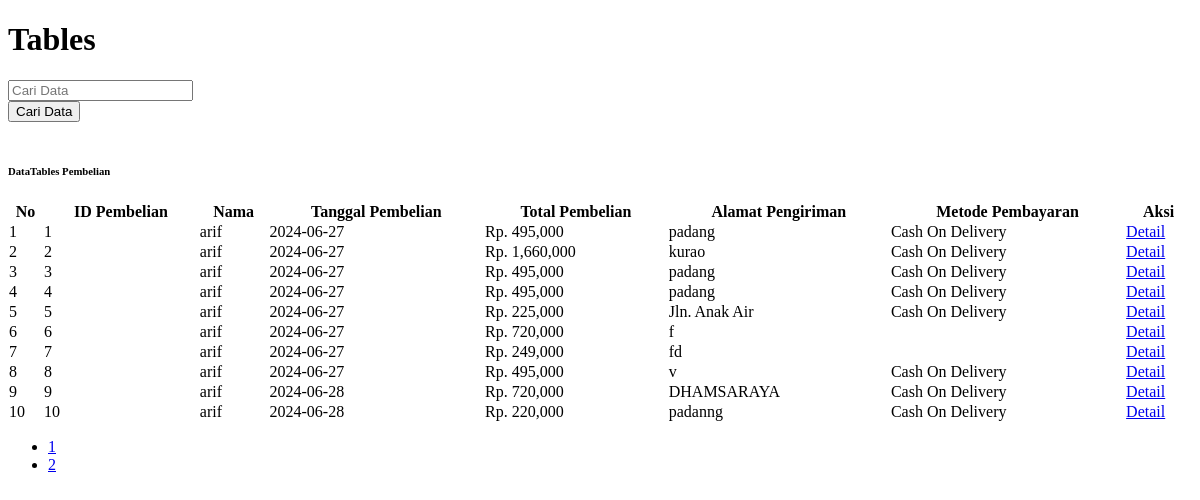
Page /admin/pembelian.php on the committed database.
### tables this page shows
CREATE TABLE `pembelian` (
  `id_pembelian` int(11) NOT NULL,
  `username` varchar(11) DEFAULT NULL,
  `tanggal_pembelian` date DEFAULT NULL,
  `total_pembelian` decimal(10,2) DEFAULT NULL,
  `alamat_pengiriman` text DEFAULT NULL,
  `pembayaran` varchar(50) NOT NULL
);

### admin/pembelian.php (the view, shortened to what this page needs)
<?php
$koneksi = new mysqli("localhost", "root", "", "gym");
$keyword = isset($_GET['keyword']) ? $_GET['keyword'] : '';
$page = isset($_GET['halaman_pagination']) ? (int)$_GET['halaman_pagination'] : 1;
$data_per_halaman = 10;
$mulai = ($page > 1) ? ($page * $data_per_halaman) - $data_per_halaman : 0;
if (!empty($keyword)) {
    $query = "SELECT * FROM pembelian WHERE username LIKE '%$keyword%' LIMIT $mulai, $data_per_halaman";
    $result_count = $koneksi->query("SELECT COUNT(*) AS total FROM pembelian WHERE username LIKE '%$keyword%'");
} else {
    $query = "SELECT * FROM pembelian LIMIT $mulai, $data_per_halaman";
    $result_count = $koneksi->query("SELECT COUNT(*) AS total FROM pembelian");
}
$result = $koneksi->query($query);
$total_data = $result_count->fetch_assoc()['total'];
$total_halaman = ceil($total_data / $data_per_halaman);
?>
<!DOCTYPE html>
<html>
<head>
    <link rel="stylesheet" href="https://cdn.datatables.net/1.10.21/css/jquery.dataTables.min.css">
    <link rel="stylesheet" href="https://cdn.datatables.net/1.10.21/css/dataTables.bootstrap4.min.css">
    <link href="vendor/datatables/dataTables.bootstrap4.min.css" rel="stylesheet">
</head>
<body>
<div class="container-fluid">
    <h1 class="h3 mb-2 text-gray-800">Tables</h1>
    <form class="row g-2 align-items-center form-no-shadow" action="index.php" method="GET">
        <div class="col">
            <input type="text" class="form-control" name="keyword" placeholder="Cari Data" value="<?php echo htmlspecialchars($keyword); ?>">
        </div>
        <div class="col-auto">
            <button type="submit" class="btn btn-primary">Cari Data</button>
        </div>
    </form><br>
    <div class="card shadow mb-4">
        <div class="card-header py-3">
            <h6 class="m-0 font-weight-bold text-primary">DataTables Pembelian</h6>
        </div>
        <div class="card-body">
            <div class="table-responsive">
                <table class="table table-bordered" id="dataTable" width="100%" cellspacing="0">
                    <thead>
                        <tr>
                            <th>No</th>
                            <th>ID Pembelian</th>
                            <th>Nama</th>
                            <th>Tanggal Pembelian</th>
                            <th>Total Pembelian</th>
                            <th>Alamat Pengiriman</th>
                            <th>Metode Pembayaran</th>
                            <th>Aksi</th>
                        </tr>
                    </thead>
                    <tbody>
                        <?php
                        $nomor = $mulai + 1;
                        while ($pecah = $result->fetch_assoc()) {
                            ?>
                            <tr>
                                <td><?php echo $nomor; ?></td>
                                <td><?php echo $pecah['id_pembelian']; ?></td>
                                <td><?php echo $pecah['username']; ?></td>
                                <td><?php echo $pecah['tanggal_pembelian']; ?></td>
                                <td>Rp. <?php echo number_format($pecah['total_pembelian']); ?></td>
                                <td><?php echo $pecah['alamat_pengiriman']; ?></td>
                                <td><?php echo $pecah['pembayaran']; ?></td>
                                <td>
                                    <a href="index.php?halaman=detail&id=<?php echo $pecah['id_pembelian']; ?>"
                                       class="btn btn-info">Detail</a>
                                </td>
                            </tr>
                            <?php
                            $nomor++;
                        }
                        ?>
                    </tbody>
                </table>
                <nav aria-label="Page navigation example">
                    <ul class="pagination justify-content-center">
                        <?php for ($i = 1; $i <= $total_halaman; $i++) : ?>
                            <li class="page-item <?php if ($i == $page) echo 'active'; ?>"><a class="page-link" href="index.php?halaman=pembelian&keyword=<?php echo urlencode($keyword); ?>&halaman_pagination=<?php echo $i; ?>"><?php echo $i; ?></a></li>
                        <?php endfor; ?>
                    </ul>
                </nav>
            </div>
        </div>
    </div>
</div>
</body>
</html>

### rows in the picture
pembelian: id_pembelian "1", username "arif", tanggal_pembelian "2024-06-27", total_pembelian "495,000", alamat_pengiriman "padang", pembayaran "Cash On Delivery"
pembelian: id_pembelian "2", username "arif", tanggal_pembelian "2024-06-27", total_pembelian "1,660,000", alamat_pengiriman "kurao", pembayaran "Cash On Delivery"
pembelian: id_pembelian "3", username "arif", tanggal_pembelian "2024-06-27", total_pembelian "495,000", alamat_pengiriman "padang", pembayaran "Cash On Delivery"
pembelian: id_pembelian "4", username "arif", tanggal_pembelian "2024-06-27", total_pembelian "495,000", alamat_pengiriman "padang", pembayaran "Cash On Delivery"
pembelian: id_pembelian "5", username "arif", tanggal_pembelian "2024-06-27", total_pembelian "225,000", alamat_pengiriman "Jln. Anak Air", pembayaran "Cash On Delivery"
pembelian: id_pembelian "6", username "arif", tanggal_pembelian "2024-06-27", total_pembelian "720,000", alamat_pengiriman "f"
pembelian: id_pembelian "7", username "arif", tanggal_pembelian "2024-06-27", total_pembelian "249,000", alamat_pengiriman "fd"
pembelian: id_pembelian "8", username "arif", tanggal_pembelian "2024-06-27", total_pembelian "495,000", alamat_pengiriman "v", pembayaran "Cash On Delivery"
pembelian: id_pembelian "9", username "arif", tanggal_pembelian "2024-06-28", total_pembelian "720,000", alamat_pengiriman "DHAMSARAYA", pembayaran "Cash On Delivery"
pembelian: id_pembelian "10", username "arif", tanggal_pembelian "2024-06-28", total_pembelian "220,000", alamat_pengiriman "padanng", pembayaran "Cash On Delivery"
